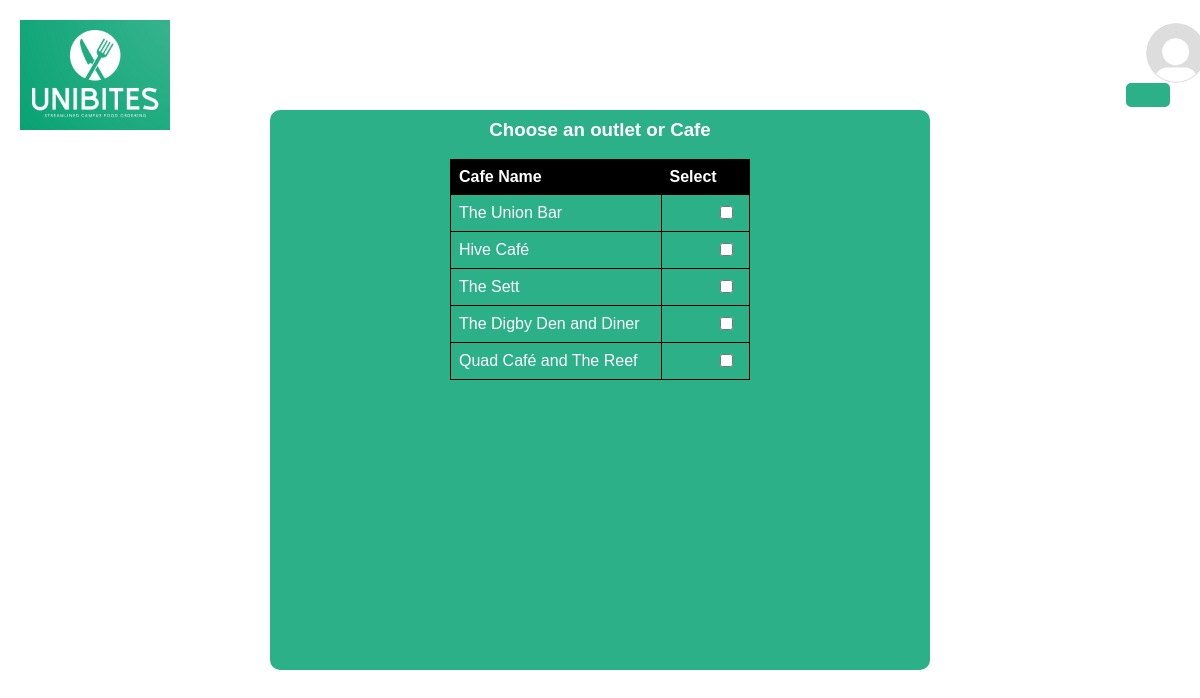
The app's page /cafe with its own data.
### App/models.py (models this page shows, shortened)
class Cafe(models.Model):
    name = models.CharField(max_length=100)

### App/views.py (the view)
# urls.py: path('cafe', cafe_list, name='cafe_list'),
def cafe_list(request):
    cafes = Cafe.objects.all()
    return render(request, 'app/cafe_list.html', {'cafes': cafes})

### App/templates/app/cafe_list.html (shortened to what this page needs)
{% load static %}
<!DOCTYPE html>
<html lang="en">
<head>
<link rel="stylesheet" href="{% static 'app/styles.css' %}">
</head>
<body>
<div class="header">
  <img src="{% static 'app/logo.png' %}" alt="Logo" class="logo">
  <div class="profile-container">
    {% if user.profile_image %}
    <img src="{{user.profile_image.url}}" alt="Profile Picture" class="profile-pic">
    {% else %}
    <img src="{% static 'app/profile-pic.jpg' %}" alt="Profile Picture" class="profile-pic">
    {% endif %}
    <button class="login-button">{{user.first_name}}</button>
  </div>
</div>
<div class="container">
  <div class="content-box">
    <h3>    <p class="description">Choose an outlet or Cafe
    </p></h3>
    <table>
      <tr>
        <th>Cafe Name</th>
        <th>Select</th>
      </tr>
      {% for cafe in cafes %}
      <tr>
        <td>{{cafe.name}}<td><a href="{% url 'app:food_list' cafe.id %}"><input type="checkbox"></a></td></td>
      </tr>
     {% endfor %}
    </table>
  </div>
</div>
</body>
</html>

### App/static/app/styles.css (style rules this page uses)
body { margin: 0; padding: 0; font-family: Arial, sans-serif; background-image: url('background-image.jpg'); background-size: cover; background-position: center; background-attachment: fixed; color: #ffffff; }
.header { display: flex; justify-content: space-between; align-items: center; padding: 20px; }
.logo { width: 150px; height: auto; }
.profile-container { display: flex; align-items: center; position: relative; }
.profile-pic { width: 60px; height: 60px; border-radius: 50%; margin-right: 10px; position: absolute; top: -20px; z-index: 2; margin-left: 20px; }
.login-button { padding: 10px 20px; color: #ffffff; border: 2px solid #2CB087; background-color: #2CB087; border-radius: 5px; font-size: 30px; position: relative; z-index: 1; margin-top: 40px; margin-right: 10px; }
.container { display: flex; justify-content: center; align-items: start; }
.description { margin-top: -40px; }
.content-box { width: 600px; height: 500px; background-color: #2CB087; padding: 30px; text-align: center; border-radius: 10px; margin-top: -40px; }
table { border-collapse: collapse; width: 100%; max-width: 300px; margin: auto; }
th, td { border: 1px solid #000000; padding: 8px; text-align: left; }
th { background-color: #000000; }
input[type="checkbox"] { margin-left: 50px; }

### records on screen
Cafe: name "The Union Bar"
Cafe: name "Hive Café"
Cafe: name "The Sett"
Cafe: name "The Digby Den and Diner"
Cafe: name "Quad Café and The Reef"
